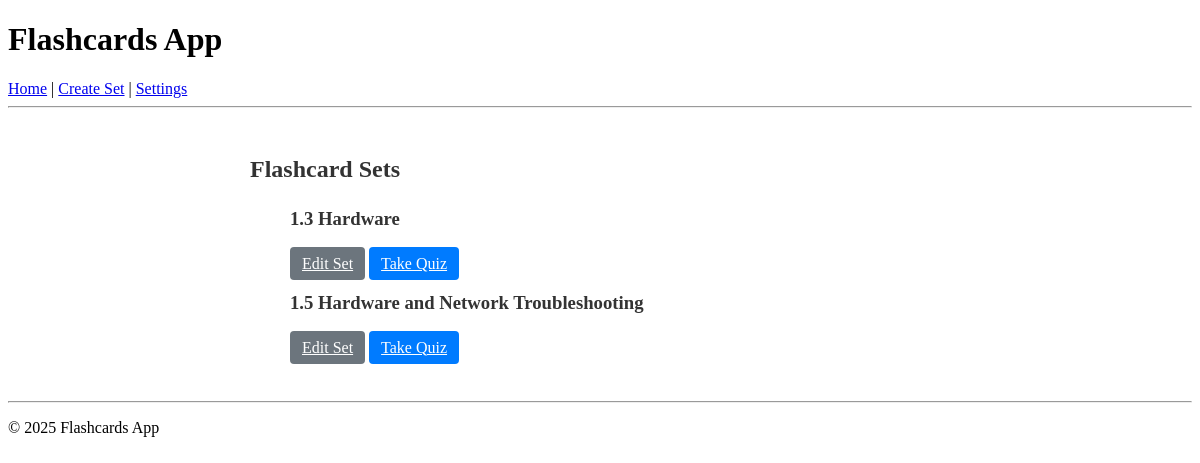
The page / on the database its author committed.
### models.py (models this page shows)
class FlashcardSet(db.Model):
    id = db.Column(db.Integer, primary_key=True)
    title = db.Column(db.String(100), nullable=False)
    questions = db.relationship('Question', backref='set', cascade="all, delete-orphan")

### app.py (the view)
@app.route('/')
def index():
    sets = FlashcardSet.query.all()
    return render_template('index.html', sets=sets)

### templates/index.html
{% extends 'base.html' %}
{% block content %}
<h2>Flashcard Sets</h2>
<ul>
    {% for set in sets %}
<div class="set-card">
    <h3>{{ set.title }}</h3>
    <a href="{{ url_for('edit_set', set_id=set.id) }}" class="btn btn-secondary">Edit Set</a>
    <a href="{{ url_for('take_quiz', set_id=set.id) }}" class="btn btn-primary">Take Quiz</a>
</div>
{% endfor %}
</ul>
{% endblock %}

### static/style.css (style rules this page uses)
h2, h3 { margin-bottom: 25px; color: #333; }
button, input[type="submit"], .btn { padding: 8px 12px; font-size: 1em; cursor: pointer; border-radius: 4px; border: none; }
.btn-primary { background-color: #007bff; color: white; }
.btn-secondary { background-color: #6c757d; color: white; }

### rows shown on the page
FlashcardSet: title "1.3 Hardware"
FlashcardSet: title "1.5 Hardware and Network Troubleshooting"
